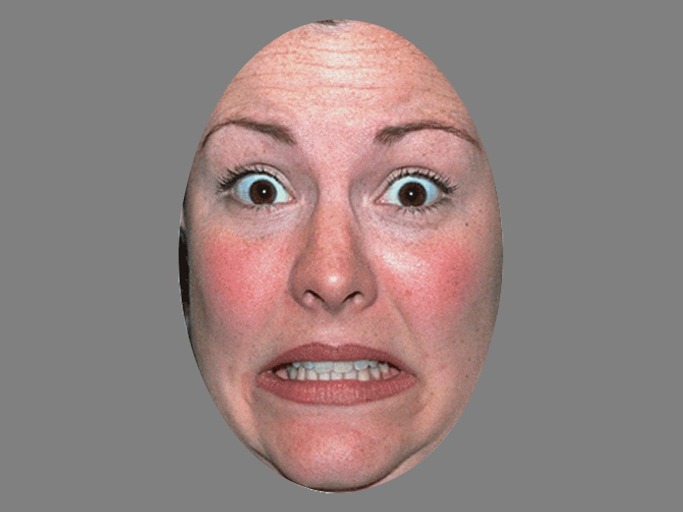
#> input picture Shutter_Glasses/Images/Faces/Face_10.tif, 1365 x 1024 px, given in place of output.avi, which was not available (shown at 1/2 size)
$ python Open_Filter_Save.py   (older library calls are emulated)
#> lines starting #> are read from the running program, lines starting #| are printed output that depends on the picture; after the words box and inside, x2 and y2 are one past the last pixel; in counts of white or black regions, pixels touching at a corner belong together; pictures that were not available may be replaced by others from this repository, and a replacement may not be noted
import numpy as np
import cv2
import time

def equalizeHistColor(frame):
    # equalize the histogram of color image
    img = cv2.cvtColor(frame, cv2.COLOR_RGB2HSV)  # convert to HSV
    img[:, :, 2] = cv2.equalizeHist(img[:, :, 2])  # equalize the histogram of the V channel
    return cv2.cvtColor(img, cv2.COLOR_HSV2RGB)  # convert the HSV image back to RGB format

#Booleans
Edge_Smooth_TF = True
colour_TF = False
File_type = True # changes data save structure if playing with contours or line finding = True, else False
# overlay_TF = True
# Thresholding_TF = True
# Contour_TF = True
Main_Action = 2 # 0 for overlay_TF, 1 for Thresholding_TF, , 2 for Contours_TF


# Define the file being loaded
Version = ''
Base_Name = 'output' #what we are saving new file as
Name_of_File = Base_Name + Version
format = '.avi'
fileName = Name_of_File + format

# Define the write function - name & video proerties
Version = '_007'
Base_Name = 'output' #what we are saving new file as
Name_of_File = Base_Name + Version
format = '.avi'
fileName_Write = Name_of_File + format  # change the file name if needed
imgSize=(640,480)
frame_per_second=30.0
if File_type == True:
    writer = cv2.VideoWriter(fileName_Write, cv2.VideoWriter_fourcc(*"MJPG"), frame_per_second,imgSize,False)
else:
    writer = cv2.VideoWriter(fileName_Write, cv2.VideoWriter_fourcc(*"MJPG"), frame_per_second, imgSize)

# Manipulation Variables,
kernelSize = 21
GB_Kernel = 21
# Edge Detection Parameter
parameter1=20
parameter2=60
intApertureSize=1

# Colours
custom_color_list = []
custom_color_list = ["COLOR_BGR2RGB", "COLOR_RGB2BGR", "COLOR_BGR2GRAY", "COLOR_RGB2GRAY", "COLOR_BGR2HSV", "COLOR_RGB2HSV",
 "COLOR_RGB2HLS", "COLOR_BGR2HLS", "COLOR_BGR2XYZ", "COLOR_RGB2XYZ", "COLOR_BGR2Lab", "COLOR_RGB2Luv"]
custom_color_type = 1 # 1-12 - look at elements in custom_color_list

## frame dimensions (x,y) & img dimensions (2x,2y)
scaling_factorx=1
scaling_factory=1
scaling_factor2x=1
scaling_factor2y=1
# Thresholding
threshold1=100
threshold2=200
# Contours
color=(255,0,0)
thickness=2


cap = cv2.VideoCapture('output.avi')  # load the video - input the name of the file we are pulling from - needs to be in same folder if in the 'filename.format' format
if Main_Action == 1:
    while (cap.isOpened()):  # play the video by reading frame by frame
        ret, frame = cap.read()
        if ret == True:
            # equalize the histogram of color image
            frame1 = equalizeHistColor(frame)
            gray = cv2.cvtColor(frame1, cv2.COLOR_BGR2GRAY)
            blur = cv2.GaussianBlur(gray, (GB_Kernel, GB_Kernel), 0)

            # ret, mask = cv2.threshold(blur, threshold1, threshold2, cv2.THRESH_BINARY)
            ret, mask = cv2.threshold(blur, 0, 255, cv2.THRESH_BINARY + cv2.THRESH_OTSU)
            # ret, mask = cv2.threshold(blur,threshold1, threshold2,cv2.THRESH_BINARY+cv2.THRESH_OTSU)
            # mask = cv2.adaptiveThreshold(blur,255,cv2.ADAPTIVE_THRESH_MEAN_C,cv2.THRESH_BINARY,11,2)
            # mask = cv2.adaptiveThreshold(blur,255,cv2.ADAPTIVE_THRESH_GAUSSIAN_C,cv2.THRESH_BINARY,11,2)
            kernel = np.ones((3, 3), np.uint8)
            mask = cv2.erode(mask, kernel, iterations=7)  # morphology erosion
            mask = cv2.dilate(mask, kernel, iterations=5)  # morphology dilation

            mask_inv = cv2.bitwise_not(mask)
            img = cv2.bitwise_and(frame1, frame1, mask=mask_inv)
            img = cv2.addWeighted(frame1, 0.1, img, 0.9, 0)
            # img=mask

            # Display the resulting image
            writer.write(img)  # save the frame into video file
            cv2.imshow('Original', frame)  # show the video
            cv2.imshow('New', img)
            if cv2.waitKey(1)& 0xFF == ord('q'):
                break
        else:
            print("ref != True")
            break
        # When everything done, release the capture
    writer.release()
    cap.release()
    cv2.destroyAllWindows()
elif Main_Action == 2:
    while (cap.isOpened()):  # play the video by reading frame by frame
        # Capture frame-by-frame
        ret, frame = cap.read()  # ret = 1 if the video is captured; frame is the image
#> frame is the input picture: shape (1024, 1365, 3); mean B, G, R 128.5, 130.4, 147.2

        # Our operations on the frame come here
        gray = cv2.cvtColor(frame, cv2.COLOR_BGR2GRAY)
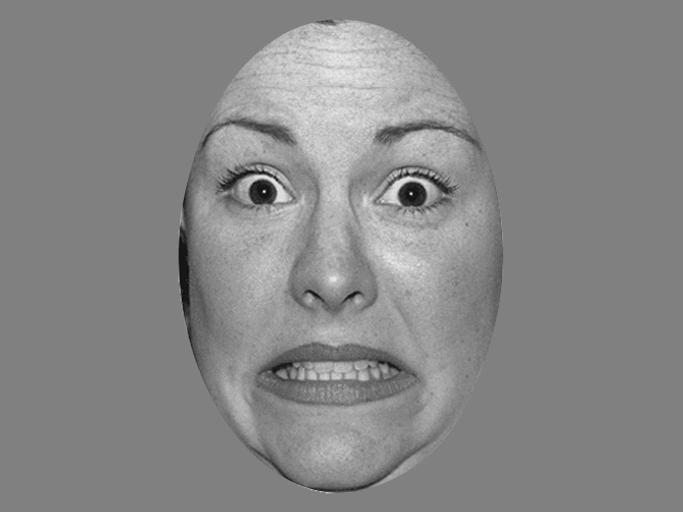
#> gray: shape (1024, 1365) (shown at 1/2 size); min 3, max 252, mean 135.2
        # blur = cv2.GaussianBlur(gray,(21,21),0)
        ret, thresh = cv2.threshold(gray, 100, 150, cv2.THRESH_BINARY_INV)
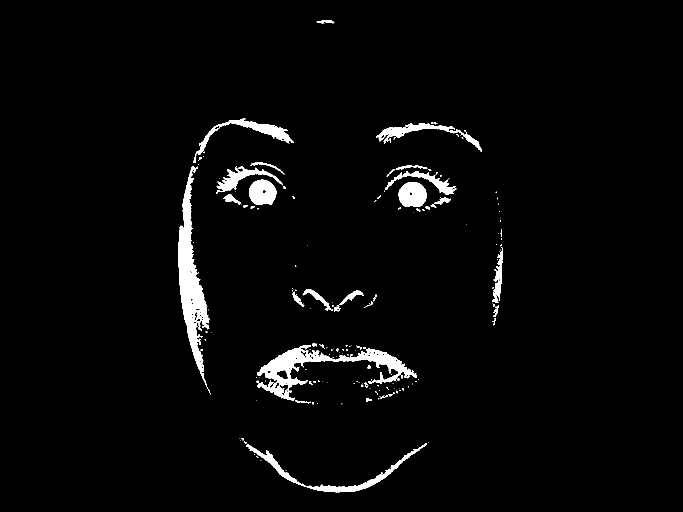
#> thresh: shape (1024, 1365) (shown at 1/2 size); values 0 (black) and 150 (white), 2.9% white; 193 white regions (147 under 20 px)
        img1, contours, hierarchy = cv2.findContours(thresh, cv2.RETR_TREE, cv2.CHAIN_APPROX_NONE)
#> contours = 277 contours, 233 with area under 20; largest, box (x1, y1, x2, y2) and area: (357, 332, 421, 789) 9666, (514, 690, 834, 802) 8708, (492, 887, 854, 985) 3132, (386, 236, 587, 326) 2347, (796, 364, 854, 414) 2196
        if len(contours) != 0:
            c = max(contours, key=cv2.contourArea)  # find the largest contour
#> c = contour of 1148 points, box (x1, y1, x2, y2) (357, 332, 421, 789), area 9666
            x, y, w, h = cv2.boundingRect(c)  # get bounding box of largest contour
#> x = 357; y = 332; w = 64; h = 457
            img2=cv2.drawContours(frame, c, -1, color, thickness) # draw largest contour
            # img2 = cv2.drawContours(frame, contours, -1, color, thickness)  # draw all contours
            img3 = cv2.rectangle(img2, (x, y), (x + w, y + h), (0, 0, 255), 2)  # draw red bounding box in img

        # Display the resulting image
        cv2.imshow('Contour', img3)
        if cv2.waitKey(1) & 0xFF == ord('q'):  # press q to quit
#> (key q is pressed here)
            break

    # When everything done, release the capture
    writer.release()
    cap.release()
    cv2.destroyAllWindows()

$ run again, on Shutter_Glasses/Images/Faces/Face_20.tif
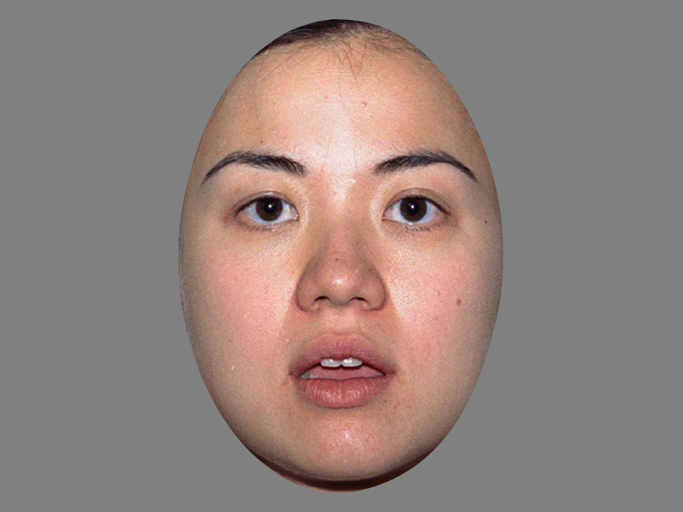
#> input picture Shutter_Glasses/Images/Faces/Face_20.tif, 1365 x 1024 px, given in place of output.avi, which was not available (shown at 1/2 size)
#> frame is the input picture: shape (1024, 1365, 3); mean B, G, R 125.5, 130.8, 146.4
#> `gray = cv2.cvtColor(frame, cv2.COLOR_BGR2GRAY)`:
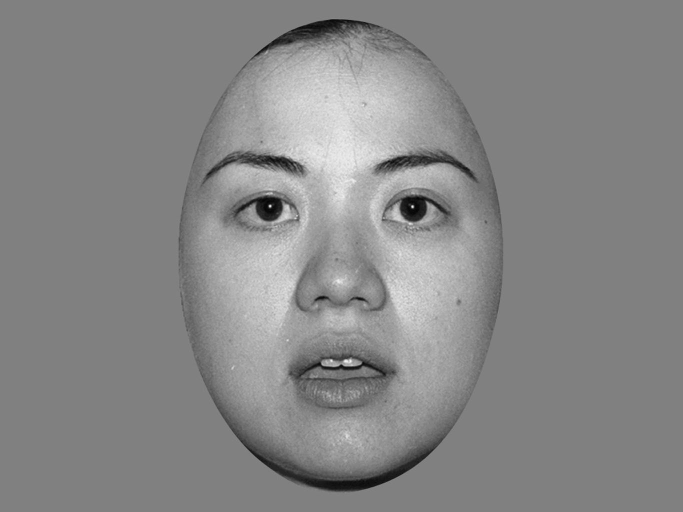
#> gray: shape (1024, 1365) (shown at 1/2 size); min 0, max 251, mean 134.9
#> `ret, thresh = cv2.threshold(gray, 100, 150, cv2.THRESH_BINARY_INV)`:
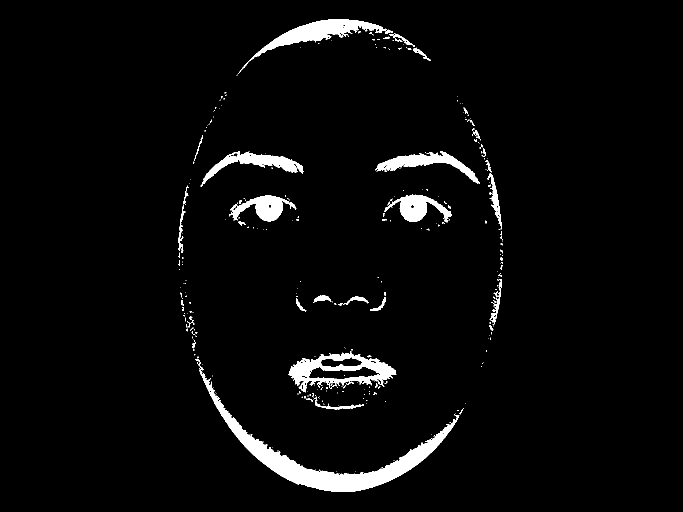
#> thresh: shape (1024, 1365) (shown at 1/2 size); values 0 (black) and 150 (white), 3.5% white; 316 white regions (267 under 20 px)
#> contours = 411 contours, 368 with area under 20; largest, box (x1, y1, x2, y2) and area: (391, 718, 919, 984) 15829, (577, 702, 793, 785) 9395, (478, 38, 773, 145) 5751, (751, 302, 960, 368) 3557, (401, 303, 607, 373) 3486
#> c = contour of 1500 points, box (x1, y1, x2, y2) (391, 718, 919, 984), area 15829
#> x = 391; y = 718; w = 528; h = 266

$ run again, on Shutter_Glasses/Images/Faces/Face_23.tif
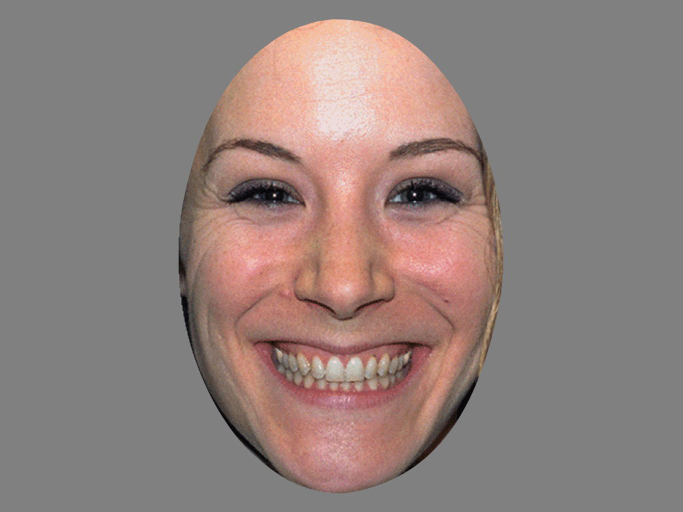
#> input picture Shutter_Glasses/Images/Faces/Face_23.tif, 1365 x 1024 px, given in place of output.avi, which was not available (shown at 1/2 size)
#> frame is the input picture: shape (1024, 1365, 3); mean B, G, R 125, 128.8, 144.2
#> `gray = cv2.cvtColor(frame, cv2.COLOR_BGR2GRAY)`:
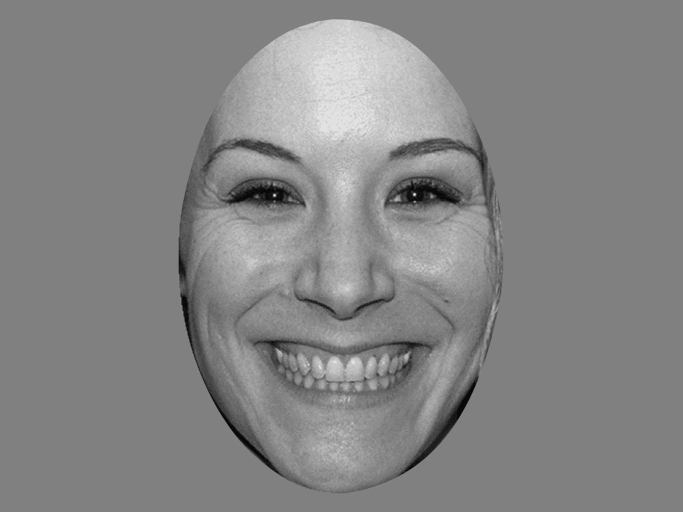
#> gray: shape (1024, 1365) (shown at 1/2 size); min 0, max 248, mean 133
#> `ret, thresh = cv2.threshold(gray, 100, 150, cv2.THRESH_BINARY_INV)`:
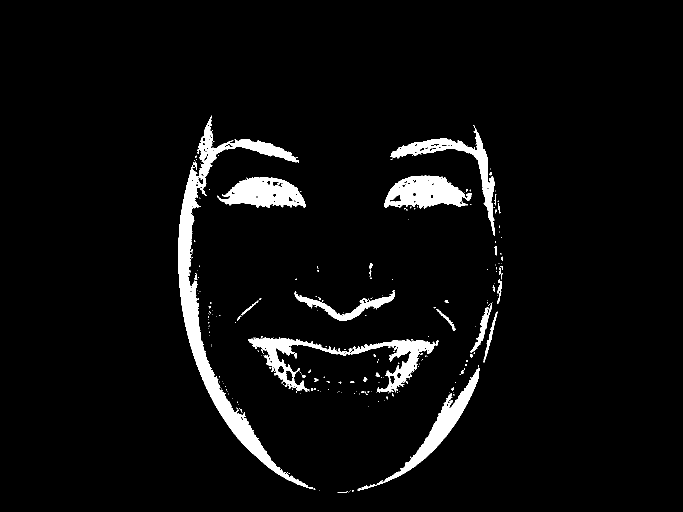
#> thresh: shape (1024, 1365) (shown at 1/2 size); values 0 (black) and 150 (white), 4.6% white; 246 white regions (207 under 20 px)
#> contours = 414 contours, 356 with area under 20; largest, box (x1, y1, x2, y2) and area: (357, 231, 626, 978) 21520, (496, 674, 872, 785) 9212, (768, 351, 944, 417) 7464, (434, 354, 612, 416) 6937, (715, 736, 959, 981) 6182
#> c = contour of 2389 points, box (x1, y1, x2, y2) (357, 231, 626, 978), area 21520
#> x = 357; y = 231; w = 269; h = 747
